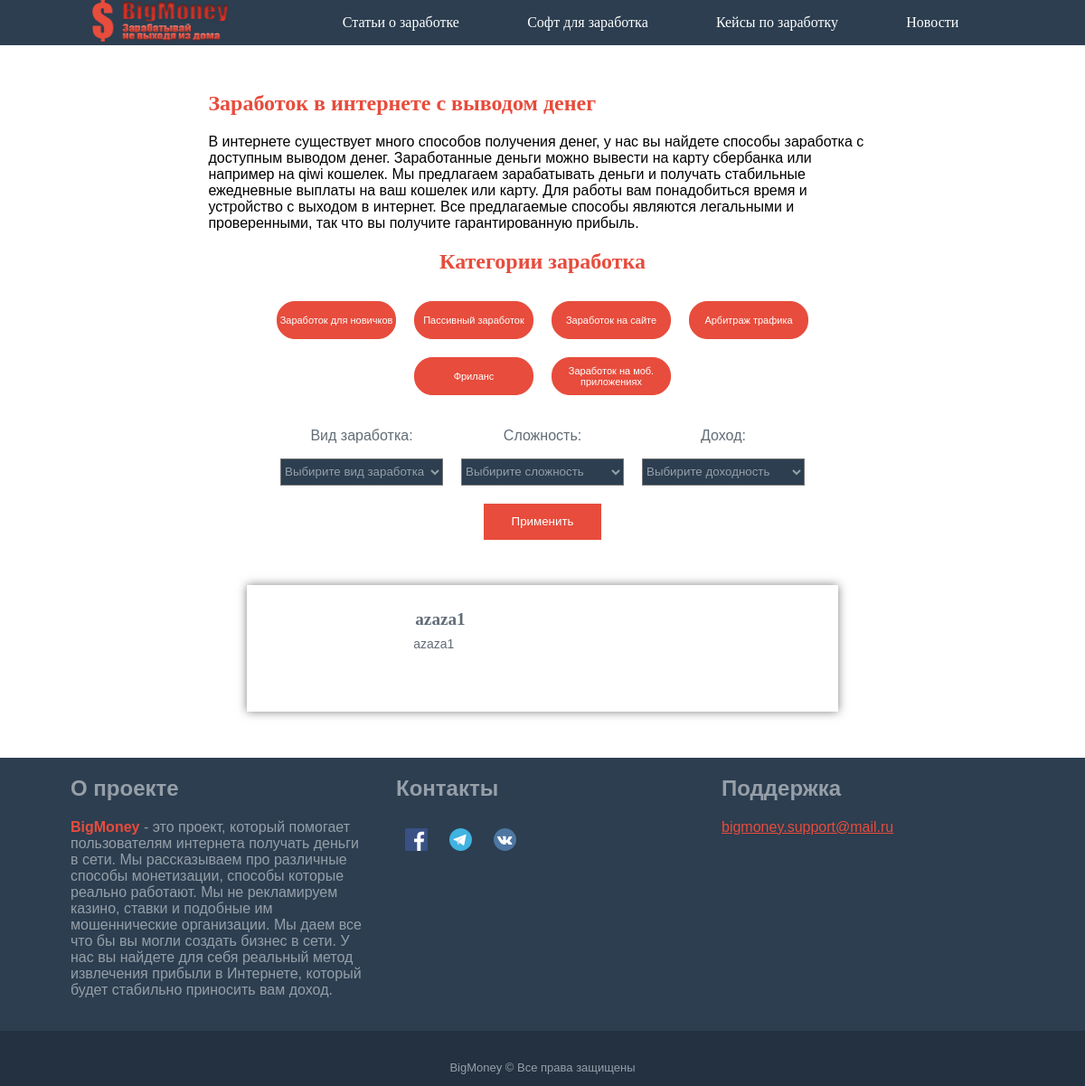
Before: /post/index.php with the older database file.
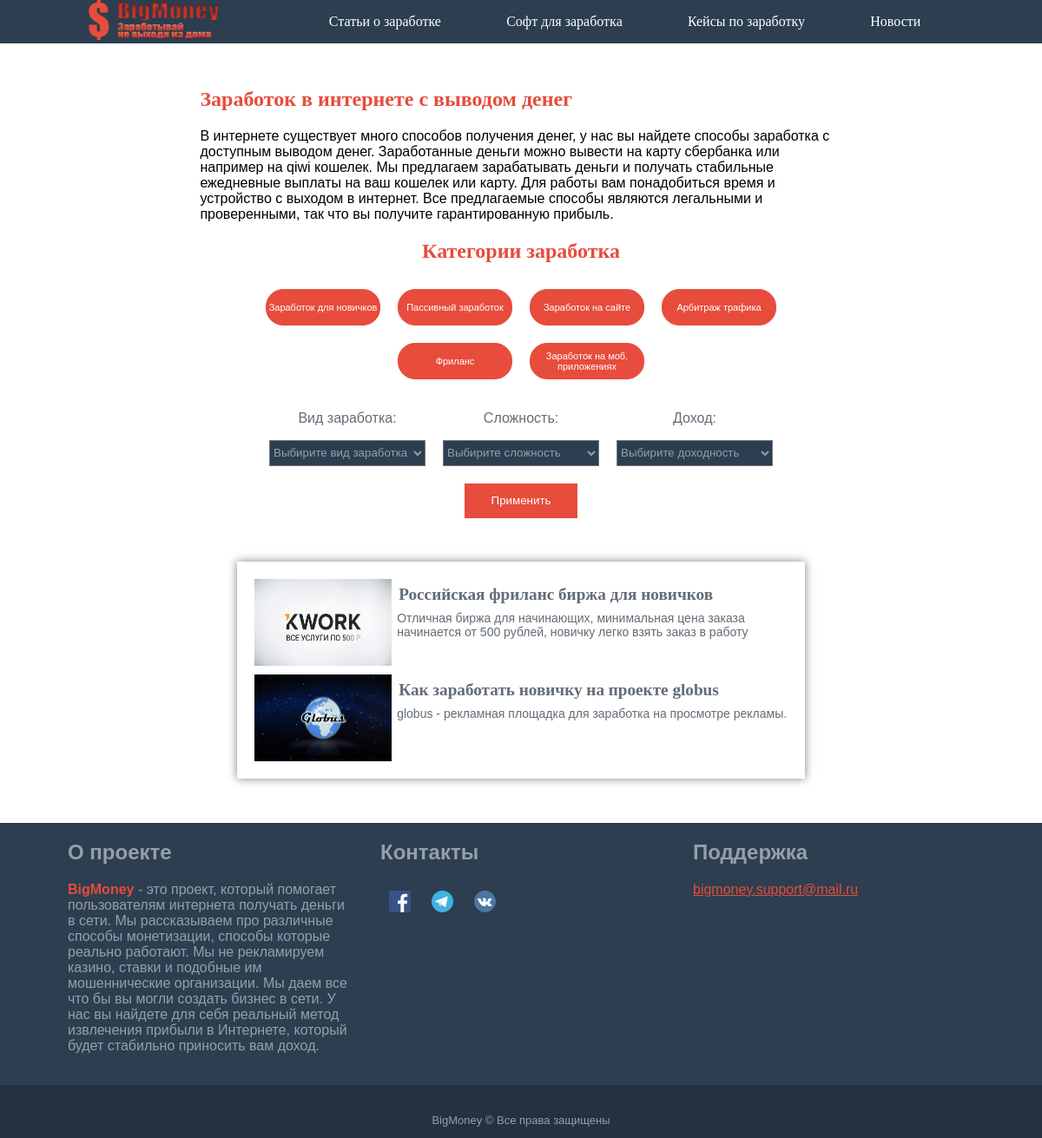
After: the same page with the newer database file.
### tables this page shows
CREATE TABLE `post` (
  `id` int(11) NOT NULL,
  `name` varchar(64) NOT NULL,
  `title-braus` varchar(70) DEFAULT NULL,
  `description-braus` varchar(140) DEFAULT NULL,
  `title-katalog` varchar(60) NOT NULL,
  `description-katalog` varchar(120) NOT NULL,
  `one-title-page` varchar(56) DEFAULT NULL,
  `two-title-page` varchar(56) DEFAULT NULL,
  `one-text` text,
  `two-text` text,
  `image` text,
  `linkPartner` text,
  `plus` text,
  `minus` text,
  `money-level` varchar(56) DEFAULT NULL,
  `hard-level` varchar(56) DEFAULT NULL,
  `date` date DEFAULT NULL,
  `coments` text,
  `site` varchar(16) DEFAULT NULL,
  `freelance` varchar(16) DEFAULT NULL,
  `arbit` varchar(16) DEFAULT NULL,
  `type` varchar(56) DEFAULT NULL,
  `newUser` varchar(16) DEFAULT NULL,
  `passiv` varchar(16) DEFAULT NULL,
  `mob` varchar(16) DEFAULT NULL
);

### src/post/index.php (the view, shortened to what this page needs)
<!DOCTYPE html>
<html>
<head>
	<link rel="stylesheet" type="text/css" href="./css/style.css">
	<link rel="stylesheet" type="text/css" href="./css/modification.css">
</head>
<body>
<form method="POST" action=<?php echo $_SERVER['PHP_SELF'];?> enctype="multipart/form-data">
	<header>
		<div class="headerCenter">
			<div class="logo">
				<a href="/src/index.php"><img class="logo__img" src="../img/logo.png" alt=""></a>
			</div>
			<div class="headerCenter__menu desktop">
				<ul class="headerCenter__ul">
					<li class="headerCenter__li"><a class="headerCenter__link" href="./index.php">Статьи о заработке</a></li>
					<li class="headerCenter__li"><a class="headerCenter__link" href="/src/soft/index.php">Софт для заработка</a></li>
					<li class="headerCenter__li"><a class="headerCenter__link" href="/src/keys/index.php">Кейсы по заработку</a></li>
					<li class="headerCenter__li"><a class="headerCenter__link" href="/src/news/index.php">Новости</a></li>
				</ul>
			</div>
		</div>
	</header>
	<section class="container">
		<div class="text katalog-text">
			<h1 class="text__title">Заработок в интернете с выводом денег</h1>
			<p class="text__descript">
				В интернете существует много способов получения денег, у нас вы найдете способы заработка с доступным выводом денег.
				Заработанные деньги можно вывести на карту сбербанка или например на qiwi кошелек.
				Мы предлагаем зарабатывать деньги и получать стабильные ежедневные выплаты на ваш кошелек или карту.
				Для работы вам понадобиться время и устройство с выходом в интернет.
				Все предлагаемые способы являются легальными и проверенными, так что вы получите гарантированную прибыль.
			</p>
		</div>
		<center>
		<div class="categories">
			<h2 class="categories__title">Категории заработка</h2>
			<div class="categories__flex">
				<a href="./dlya-novichkov/index.php">
					<div class="categories__button">Заработок для новичков</div>
				</a>
				<a href="./passivnyj/index.php">
					<div class="categories__button">Пассивный заработок</div>
				</a>
				<a href="./site/index.php">
					<div class="categories__button">Заработок на сайте</div>
				</a>
				<a href="./arbitraj/index.php">
					<div class="categories__button">Арбитраж трафика</div>
				</a>
				<a href="./freelance/index.php">
					<div class="categories__button">Фриланс</div>
				</a>
				<a href="./mobilnye-prilozheniya/index.php">
					<div class="categories__button">Заработок на моб. приложениях</div>
				</a>
			</div>
		</div>
		<div class="filter">
			<div class="type">
				<p class="type__text">Вид заработка:</p>
				<select class="type__select" name="type">
					<option>Выбирите вид заработка</option>
				</select>
			</div>
			<div class="type">
				<p class="type__text">Сложность:</p>
				<select class="type__select"  name="hard">
					<option>Выбирите сложность</option>
				</select>
			</div>
			<div class="type">
				<p class="type__text">Доход:</p>
				<select class="type__select" name="money">
					<option>Выбирите доходность</option>
				</select>
			</div>
		</div>
		<button class="go" name="go">Применить</button>
		<div class="content">
			<?php
				$conect = mysqli_connect('localhost','root','','posting');
				if (isset($_POST['go'])){
					$hard= mysqli_real_escape_string($conect, trim($_POST['hard']));
					$money= mysqli_real_escape_string($conect, trim($_POST['money']));
					$type = mysqli_real_escape_string($conect, trim($_POST['type']));
					$search = mysqli_query($conect,"SELECT `money-level`, `name`, `hard-level`, `type`, `image`, `title-katalog`, `description-katalog` FROM `post`");
					while ($result_search = mysqli_fetch_array($search)){
						$array[0] = "arbitraj";
						$array[1] = "dlya-novichkov";
						$array[2] = "freelance";
						$array[3] = "mobilnye-prilozheniya";
						$array[4] = "site";
						$array[5] = "passivnyj";
						for($a = 0; $a<=5; $a++){
							$dir = './'.$array[$a].'/';
							if($handle = opendir($dir)){
								while(false !== ($file = readdir($handle))) {
									if(($file != "." && $file != ".." && $file == $result_search['name'].'.php') && (($result_search['type'] == $type && $hard == 'Выбирите сложность' && $money == 'Выбирите доходность') || ($result_search['type'] == $type && $hard == $result_search['hard-level'] && $money == $result_search['money-level']) || ($result_search['type'] == $type && $hard == $result_search['hard-level']) || ($result_search['type'] == $type && $money == $result_search['money-level']) || ($type == 'Выбирите вид заработка' && $hard == $result_search['hard-level'] && $money == 'Выбирите доходность') || ($type == 'Выбирите вид заработка' && $hard == $result_search['hard-level'] && $money == $result_search['money-level']) || ($type == 'Выбирите вид заработка' && $hard == 'Выбирите сложность' && $money == $result_search['money-level']) )){
											echo
										'<a href="./'.$array[$a].'/'.$result_search['name'].'.php">
										<div class="content__element">
											<div class="content__img" style="background-image:url(.'.$result_search['image'].')"></div>
											<div class="content__text">
												<h2 class="content__title">'.$result_search['title-katalog'].'</h2>
												<p class="content__descript">'.$result_search['description-katalog'].'</p>
											</div>
										</div>
										</a>';
									}if(($file != "." && $file != ".." && $file == $result_search['name'].'.php') && ($money == 'Выбирите доходность' && $hard == 'Выбирите сложность' && $type == 'Выбирите вид заработка')){
										echo
										'<a href="./'.$array[$a].'/'.$result_search['name'].'.php">
										<div class="content__element">
											<div class="content__img" style="background-image:url(.'.$result_search['image'].')"></div>
											<div class="content__text">
												<h2 class="content__title">'.$result_search['title-katalog'].'</h2>
												<p class="content__descript">'.$result_search['description-katalog'].'</p>
											</div>
										</div>
										</a>';
									}
								}
							}
						}
					}
				}else{
				$state = mysqli_query($conect,"SELECT `name`,`image`,`title-katalog`,`description-katalog` FROM `post`");
					while ($result_state  = mysqli_fetch_array($state)){
						$array[0] = "arbitraj";
						$array[1] = "dlya-novichkov";
						$array[2] = "freelance";
						$array[3] = "mobilnye-prilozheniya";
						$array[4] = "site";
						$array[5] = "passivnyj";
						for($a = 0; $a<=5; $a++){
							$dir = './'.$array[$a].'/';
							if($handle = opendir($dir)){
								while(false !== ($file = readdir($handle))) {
									if($file != "." && $file != ".." && $file == $result_state['name'].'.php'){
										echo
										'<a href="./'.$array[$a].'/'.$result_state['name'].'.php">
										<div class="content__element">
											<div class="content__img" style="background-image:url(.'.$result_state['image'].')"></div>
											<div class="content__text">
												<h2 class="content__title">'.$result_state['title-katalog'].'</h2>
												<p class="content__descript">'.$result_state['description-katalog'].'</p>
											</div>
										</div>
										</a>';
									}
								}
							}
						}
					}
				}
			?>
		</div>
		</center>
	</section>
	<footer class="footer">
		<div class="footer__center">
			<div class = "footer__element">
				<h2 class="footer__text">О проекте</h2>
				<p class="footer__text">
					<span class="footer__text big-red">BigMoney</span> - это проект, который помогает пользователям
					интернета получать деньги в сети.
					Мы рассказываем про различные способы монетизации,
					способы которые реально работают.
					Мы не рекламируем казино, ставки и подобные им мошеннические организации.
					Мы даем все что бы вы могли создать бизнес в сети.
					У нас вы найдете для себя реальный метод извлечения прибыли в Интернете,
					который будет стабильно приносить вам доход.
				</p>
			</div>
			<div class = "footer__element">
				<h2 class="footer__text">Контакты</h2>
				<img class="footer__img"src="./img/facebook.svg">
				<img class="footer__img"src="./img/telegram.svg">
				<img class="footer__img"src="./img/vk.svg">
			</div>
			<div class = "footer__element">
				<h2 class="footer__text">Поддержка</h2>
				<p class="footer__text"><a href="#" class="footer__link">bigmoney.support@mail.ru</a></p>
			</div>
		</div>
		<div class="footer__end">
			<p class="footer__text mini-text">BigMoney © Все права защищены</p>
		</div>
	</footer>
</form>
</body>
</html>

### src/post/css/style.css (style rules this page uses)
a { color:#fff;text-decoration:none }
.headerCenter__link { font-family:Impact }
.footer__text { font-family:"arial" }
.text__title { font-family:"Comic Sans MS" }
.text__descript { font-family:"arial" }
.desktop { display:flex }
.big-red { font-weight:bold;color:#E74C3C }
.mini-text { font-size:13px }
.katalog-text { margin-top:100px;text-align:left }
body { margin:0;padding:0;max-width:1920px;min-width:320px }
header,.navigation { display:flex;justify-content:center;background:#2C3E50;position:fixed;width:100%;z-index:9999 }
.headerCenter,.headerCenter__menu,.headerCenter__ul { display:flex }
.headerCenter,.headerMobile { width:83% }
.headerCenter { justify-content:space-between }
.headerCenter__ul { align-self:center;list-style-type:none;justify-content:space-around;width:100% }
.headerCenter__menu { width:80% }
.logo { display:flex;align-items:center }
.logo__img { width:150px;height:46px }
.container { width:88%;margin:0 auto;border:1px solid transparent;min-height:800px }
.text { text-align:center;width:70%;margin-left:15% }
.text__title { color:#E74C3C }
.content { width:50%;box-shadow:0 0 10px rgba(0,0,0,0.5);padding:10px;margin-bottom:50px;margin-top:50px }
.content__element { width:100%;height:100px;display:flex;margin:10px }
.content__img { width:25%;height:100%;background-size:100% 100%;background-repeat:no-repeat;margin:0 auto }
.content__text { width:75%;height:100%;text-align:left;color:#626c76 }
.content__title { font-size:1.2em;margin:0.4em;font-family:"Comic Sans MS" }
.content__descript { margin:0.4em;font-family:"arial" }
.footer { display:flex;width:100%;justify-content:center;flex-wrap:wrap;background:#2C3E50 }
.footer__link { text-decoration:underline;color:#E74C3C }
.footer__center { width:90%;display:flex;justify-content:space-around }
.footer__end { width:100%;display:flex;justify-content:center;margin-top:20px;padding-top:20px;background:#233140 }
.footer__text { color:#969FA8 }
.footer__img { margin:10px;height:25px }
.footer__element { width:30% }
.filter { display:flex;align-items:center;justify-content:center;width:70%;flex-wrap:wrap }
.type { margin:10px }
.type__text { color:#626c76;font-family:"arial" }
.type__select { height:30px;width:180px;color:#969FA8;font-family:"arial";background:#2C3E50 }
.categories { width:70% }
.categories__flex { display:flex;justify-content:center;flex-wrap:wrap;align-items:center }
.categories__button { margin:10px;width:130px;height:40px;border:1px solid #E74C3C;background:#E74C3C;font-family:"arial";color:white;font-size:13.3333px;font-size:11px;border-radius:20px;display:flex;align-items:center;justify-content:center }
.categories__title { color:#E74C3C;font-family:"Comic Sans MS" }
.go { width:130px;height:40px;border:1px solid #E74C3C;background:#E74C3C;font-family:"arial";color:white;font-size:13.3333px;margin:10px;display:flex;align-items:center;justify-content:center }
@media screen and (min-width: 1008px) and (max-width: 1375px) { .content { width:60% } }
@media screen and (min-width: 1008px) and (max-width: 1375px) { .content__descript { font-size:14px } }

### src/post/css/modification.css (style rules this page uses)
a { color:#fff;text-decoration:none }
.headerCenter__link { font-family:Impact }
.footer__text { font-family:"arial" }
.text__title { font-family:"Comic Sans MS" }
.text__descript { font-family:"arial" }
.desktop { display:flex }
.big-red { font-weight:bold;color:#E74C3C }
.mini-text { font-size:13px }
.katalog-text { margin-top:100px;text-align:left }

Changed rows visible on the page:
removed post: value "azaza1"
added post: image (picture), value "Российская фриланс биржа для новичков", value "Отличная биржа для начинающих, минимальная цена заказа начинается от 500 рублей, новичку легко взять заказ в работу"
added post: image (picture), value "Как заработать новичку на проекте globus", value "globus - рекламная площадка для заработка на просмотре рекламы."
